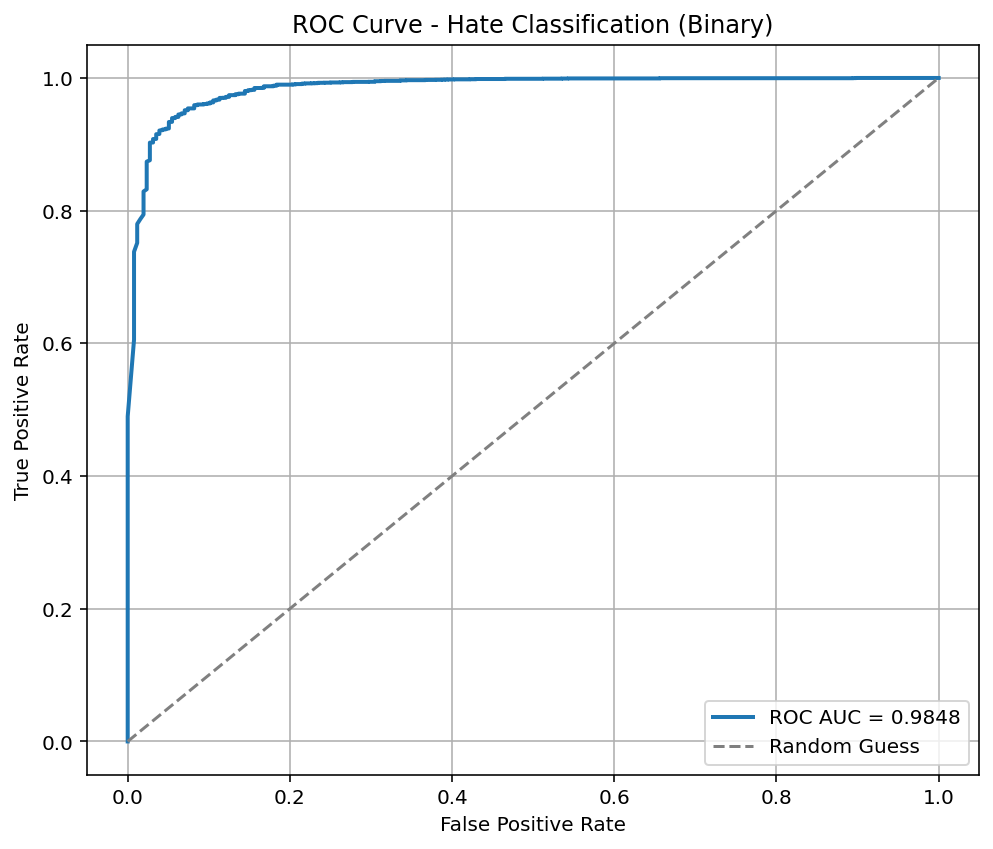

Generate this figure with Python:
import pandas as pd
import torch
import numpy as np
from sklearn.model_selection import train_test_split
from sklearn.preprocessing import LabelEncoder, label_binarize
from sklearn.metrics import roc_auc_score, roc_curve
from transformers import AutoTokenizer, AutoModelForSequenceClassification
from datasets import Dataset
import matplotlib.pyplot as plt
from torch.nn.functional import softmax

# MODELİ YÜKLE
# Hate modelinizi yüklemek için yolu güncelledik
model_path = "./deberta_hate_final_model"
model = AutoModelForSequenceClassification.from_pretrained(model_path)
tokenizer = AutoTokenizer.from_pretrained(model_path)
device = "cuda" if torch.cuda.is_available() else "cpu"
model = model.to(device)
model.eval() # Modeli değerlendirme moduna al

# VERİYİ YÜKLE
df = pd.read_excel("../MonkeyPox.xlsx")
# 'Sentiment' yerine 'Hate' sütununu kullanıyoruz
df = df[['Translated Post Description', 'Hate']].dropna()
df['Translated Post Description'] = df['Translated Post Description'].apply(lambda x: " ".join(str(x).split()[:250]))
df['Hate'] = df['Hate'].str.lower().str.strip()

# LABEL ENCODE
le = LabelEncoder()
df['label'] = le.fit_transform(df['Hate'])

# TEST VERİSİ
X_train, X_test, y_train, y_test = train_test_split(
    df['Translated Post Description'],
    df['label'],
    test_size=0.1,
    stratify=df['label'],
    random_state=42
)

# TOKENİZASYON
test_ds = Dataset.from_dict({"text": X_test.tolist(), "label": y_test.tolist()})
test_ds = test_ds.map(lambda x: tokenizer(x['text'], padding="max_length", truncation=True, max_length=512), batched=True)

# MODEL İLE TAHMİN
all_logits = []
model.eval() # Modeli değerlendirme moduna al
with torch.no_grad(): # Gradyan hesaplamalarını devre dışı bırak (bellek ve hız için)
    # Batch boyutunu modelin eğitiminde kullanılan batch boyutuyla uyumlu tutmak iyi bir uygulamadır.
    # Burada 16 olarak ayarlı, eğitimde 8 kullanıyorduk. 8 olarak değiştirebiliriz.
    batch_size_inference = 8 # Eğitimdeki batch boyutunu kullanmak daha tutarlı olabilir
    for i in range(0, len(test_ds), batch_size_inference):
        batch = test_ds[i:i+batch_size_inference]
        inputs = {
            'input_ids': torch.tensor(batch['input_ids']).to(model.device),
            'attention_mask': torch.tensor(batch['attention_mask']).to(model.device)
        }
        outputs = model(**inputs)
        all_logits.append(outputs.logits.cpu().numpy())

# SONUÇLARI HAZIRLA
all_logits = np.concatenate(all_logits, axis=0)
probs = softmax(torch.tensor(all_logits), dim=1).numpy()
num_labels = model.config.num_labels

# ROC AUC Eğrisi Çizimi
if num_labels == 2:
    # İkili sınıflandırma (hate ve not hate) için ROC AUC
    auc = roc_auc_score(y_test, probs[:, 1])
    fpr, tpr, _ = roc_curve(y_test, probs[:, 1])
    
    plt.figure(figsize=(7, 6))
    plt.plot(fpr, tpr, label=f"ROC AUC = {auc:.4f}", linewidth=2)
    plt.plot([0, 1], [0, 1], linestyle="--", color="gray", label="Random Guess")
    plt.xlabel("False Positive Rate")
    plt.ylabel("True Positive Rate")
    plt.title("ROC Curve - Hate Classification (Binary)") # Başlığı güncelledik
    plt.legend()
    plt.grid(True)
    plt.tight_layout()
    plt.show()

else:
    # Çoklu sınıflandırma için ROC AUC (eğer 2'den fazla sınıf olsaydı)
    y_test_binarized = label_binarize(y_test, classes=np.arange(num_labels))
    auc = roc_auc_score(y_test_binarized, probs, multi_class="ovo", average="macro")

    plt.figure(figsize=(8, 6))
    for i in range(num_labels):
        fpr, tpr, _ = roc_curve(y_test_binarized[:, i], probs[:, i])
        # Sınıf isimlerini le.classes_ ile alıyoruz
        plt.plot(fpr, tpr, label=f"{le.classes_[i]} (AUC: {roc_auc_score(y_test_binarized[:, i], probs[:, i]):.3f})")
    plt.plot([0, 1], [0, 1], 'k--', label="Random Guess")
    plt.xlabel("False Positive Rate")
    plt.ylabel("True Positive Rate")
    plt.title("ROC Curve - Hate Classification (Multi-Class)") # Başlığı güncelledik
    plt.legend()
    plt.grid(True)
    plt.tight_layout()
    plt.show()

print(f"\n✅ ROC AUC Skoru (macro average): {auc:.4f}")
